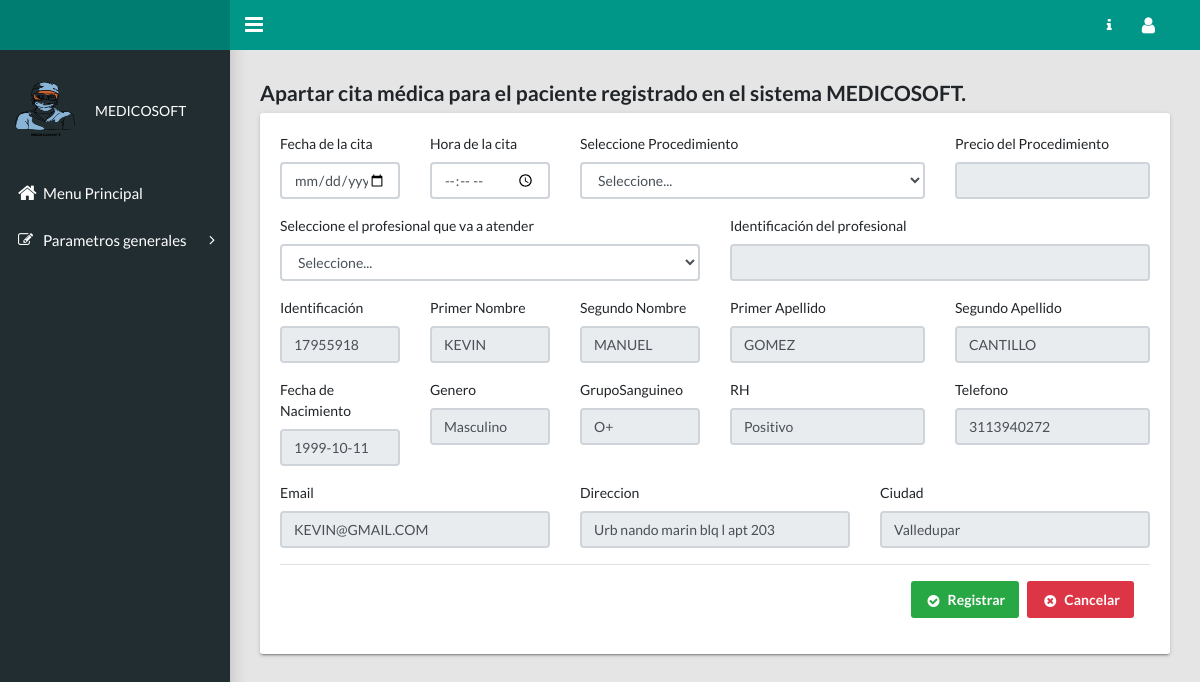
Screenshot of /crear-agenda.php?Identificacion=17955918 with the database file from the repository.
### tables this page shows
CREATE TABLE `paciente` (
  `Identificacion` varchar(12) NOT NULL,
  `PrimerNombre` varchar(30) DEFAULT NULL,
  `SegundoNombre` varchar(30) DEFAULT NULL,
  `PrimerApellido` varchar(30) DEFAULT NULL,
  `SegundoApellido` varchar(30) DEFAULT NULL,
  `FechaNacimiento` date DEFAULT NULL,
  `Genero` enum('Masculino','Femenino') DEFAULT NULL,
  `Telefono` varchar(10) DEFAULT NULL,
  `Email` varchar(50) DEFAULT NULL,
  `Direccion` varchar(100) DEFAULT NULL,
  `Ciudad` varchar(50) DEFAULT NULL,
  `Eps` varchar(50) DEFAULT NULL,
  `Pais` varchar(50) DEFAULT NULL,
  `GrupoSanguineo` enum('A+','A-','B+','B-','AB+','AB-','O+','O-') DEFAULT NULL,
  `RH` enum('Positivo','Negativo') DEFAULT NULL,
  `FechaRegistro` timestamp NOT NULL DEFAULT current_timestamp() ON UPDATE current_timestamp()
);

### crear-agenda.php (the view, shortened to what this page needs)
<?php
require "conexion.php";
$Usuario = $_SESSION['Usuario'];
$PrimerNombre = '';
$SegundoNombre = '';
$PrimerApellido = '';
$SegundoApellido = '';
$FechaNacimiento = '';
$Genero = '';
$Telefono = '';
$Email = '';
$Direccion = '';
$Ciudad = '';
$GrupoSanguineo = '';
$RH = '';
if (isset($_GET['Identificacion']))
{
  $Identificacion = $_GET['Identificacion'];
  $query = "SELECT * FROM paciente WHERE Identificacion='$Identificacion'";
  $result = mysqli_query($mysqli, $query);
  if (mysqli_num_rows($result) == 1)
  {
    $row = mysqli_fetch_array($result);
    $PrimerNombre = $row['PrimerNombre'];
    $SegundoNombre = $row['SegundoNombre'];
    $PrimerApellido = $row['PrimerApellido'];
    $SegundoApellido = $row['SegundoApellido'];
    $FechaNacimiento = $row['FechaNacimiento'];
    $Genero = $row['Genero'];
    $Telefono = $row['Telefono'];
    $Email = $row['Email'];
    $Direccion = $row['Direccion'];
    $Ciudad = $row['Ciudad'];
    $GrupoSanguineo = $row['GrupoSanguineo'];
    $RH = $row['RH'];
}
}
?>
<!DOCTYPE html>
<html lang="en">
<head>
    <link rel="stylesheet" type="text/css" href="css/main.css">
    <link rel="stylesheet" type="text/css"
    href="https://maxcdn.bootstrapcdn.com/font-awesome/4.7.0/css/font-awesome.min.css">
    <link rel="stylesheet" type="text/css" href="assets/datatables/datatables.min.css" />
    <link rel="stylesheet" type="text/css"
    href="assets/datatables/DataTables-1.10.18/css/dataTables.bootstrap4.min.css">
</head>
<body class="app sidebar-mini">
    <header class="app-header"><a class="app-header__logo" href=""></a>
        <a class="app-sidebar__toggle" href="#" data-toggle="sidebar"
        aria-label="Hide Sidebar"></a>
        <ul class="app-nav">
            <li class="dropdown"><a class="app-nav__item" href="#" data-toggle="dropdown"
                aria-label="Open Profile Menu"><i class="fa fa fa-info"></i></a>
            </li>
            <li class="dropdown"><a class="app-nav__item" href="#" data-toggle="dropdown"
                aria-label="Open Profile Menu"><i class="fa fa-user fa-lg"></i></a>
            </li>
        </ul>
    </header>
        <?php if ($Usuario != "Especialista") { ?>
            <aside class="app-sidebar">
                <div class="app-sidebar__user"><img class="app-sidebar__user-avatar"
                    src="images/logo.png" width="70" height="60" alt="User Image">
                    <div>
                        <p class="app-sidebar__user-designation">MEDICOSOFT</p>
                    </div>
                </div>
                <ul class="app-menu">
                    <li><a class="app-menu__item" href="principal.php"><i class="app-menu__icon fa fa-home fa-lg"></i><span
                        class="app-menu__label">Menu Principal</span></a></li>
                        <li class="treeview"><a class="app-menu__item" href="#" data-toggle="treeview"><i
                            class="app-menu__icon fa fa-edit"></i><span class="app-menu__label">Parametros generales</span><i class="treeview-indicator fa fa-angle-right"></i></a>
                        </li>
                    </ul>
                </aside>
            <?php } ?>
            <main class="app-content">
                <div>
                    <h4>Apartar cita médica para el paciente registrado en el sistema MEDICOSOFT.</h4>
                </div>
                <div class="row">
                    <div class="col-md-12">
                        <div class="tile">
                            <div class="row">
                                <div class="col-lg-12">
                                    <form id="employeeForm" action="insertacita.php" method="POST">
                                        <div class="row">
                                          <div class="col-lg-2">
                                            <div class="form-group">
                                              <label class="control-label">Fecha de la cita</label>
                                              <input class="form-control" type="date" name="FechaCita"
                                              placeholder="*Ingrese Fecha de la cita" required="required">
                                          </div>
                                      </div>
                                      <div class="col-lg-2">
                                        <div class="form-group">
                                            <label class="control-label">Hora de la cita</label>
                                            <input class="form-control" type="time" name="HoraCita"
                                            placeholder="*Seleccione la hora de la cita" required="required">
                                        </div>
                                    </div>
                                    <div class="col-lg-5">
                                        <div class="form-group">
                                            <label class="control-label">Seleccione Procedimiento</label>
                                            <select id="procedimiento" class="form-control" name="NombreProcedimiento" onchange="actualizarPrecio()">
                                                <option value="">Seleccione...</option>
                                            </select>
                                        </div>
                                    </div>
                                    <div class="col-lg-3">
                                        <div class="form-group">
                                            <label class="control-label">Precio del Procedimiento</label>
                                            <input id="precioProcedimiento" class="form-control" type="text" name="PrecioProcedimiento" readonly>
                                        </div>
                                    </div>
                                    <div class="col-lg-6">
                                        <div class="form-group">
                                            <label class="control-label">Seleccione el profesional que va a atender</label>
                                            <select id="usuario" class="form-control" name="NombreProfesional" onchange="actualizarIdentificacion()">
                                                <option value="">Seleccione...</option>
                                            </select>
                                        </div>
                                    </div>
                                    <div class="col-lg-6">
                                        <div class="form-group">
                                            <label class="control-label">Identificación del profesional</label>
                                            <input id="identificacionUsuario" class="form-control" type="text" name="IdentificacionProfesional" readonly>
                                        </div>
                                    </div>
                                    <div class="col-lg-2">
                                        <div class="form-group">
                                          <label class="control-label">Identificación</label>
                                          <input type="text" class="form-control" name="Identificacion"
                                          value="<?php echo $Identificacion; ?>" readonly minlength="6" maxlength="11"
                                          pattern="[0-9]{1,12}" title="Solamente se admiten números"
                                          required="required">
                                      </div>
                                  </div>
                                  <div class="col-lg-2">
                                    <div class="form-group">
                                      <label class="control-label">Primer Nombre</label>
                                      <input type="text" class="form-control" name="PrimerNombre"
                                      value="<?php echo $PrimerNombre; ?>" readonly minlength="2" maxlength="30"
                                      required="required">
                                  </div>
                              </div>
                              <div class="col-lg-2">
                                <div class="form-group">
                                  <label class="control-label">Segundo Nombre</label>
                                  <input type="text" class="form-control" name="SegundoNombre"
                                  required="required" minlength="3" maxlength="35" title="Campo de solo lectura" value="<?php echo $SegundoNombre; ?> "readonly>
                              </div>
                          </div>
                          <div class="col-lg-3">
                            <div class="form-group">
                              <label class="control-label">Primer Apellido</label>
                              <input type="text" class="form-control" name="PrimerApellido"
                              required="required" minlength="3" maxlength="35" title="Campo de solo lectura" value="<?php echo $PrimerApellido; ?> "readonly>
                          </div>
                      </div>
                      <div class="col-lg-3">
                        <div class="form-group">
                          <label class="control-label">Segundo Apellido</label>
                          <input type="text" class="form-control" name="SegundoApellido"
                          required="required" minlength="3" maxlength="150" title="Campo de solo lectura" value="<?php echo $SegundoApellido; ?> "readonly>
                      </div>
                  </div>
              </div>
              <div class="row">
                  <div class="col-lg-2">
                    <div class="form-group">
                      <label class="control-label">Fecha de Nacimiento</label>
                      <input type="text" class="form-control" name="FechaNacimiento"
                      required="required" minlength="3" maxlength="150" title="Campo de solo lectura" value="<?php echo $FechaNacimiento; ?> "readonly>
                  </div>
              </div>
              <div class="col-lg-2">
                <div class="form-group">
                  <label class="control-label">Genero</label>
                  <input type="text" class="form-control" name="Genero"
                  required="required" minlength="2" maxlength="35" title="Campo de solo lectura" value="<?php echo $Genero; ?> "readonly>
              </div>
          </div>
          <div class="col-lg-2">
            <div class="form-group">
              <label class="control-label">GrupoSanguineo</label>
              <input type="text" class="form-control" name="GrupoSanguineo"
              minlength="3" maxlength="35" title="Campo de solo lectura" value="<?php echo $GrupoSanguineo; ?> "readonly>
          </div>
      </div>
      <div class="col-lg-3">
        <div class="form-group">
          <label class="control-label">RH</label>
          <input type="text" class="form-control" name="RH"
          minlength="3" maxlength="250" title="Campo de solo lectura" value="<?php echo $RH; ?> "readonly>
      </div>
  </div>
  <div class="col-lg-3">
    <div class="form-group">
      <label class="control-label">Telefono</label>
      <input type="text" class="form-control" name="Telefono"
      required="required" minlength="3" maxlength="35" title="Campo de solo lectura" value="<?php echo $Telefono; ?> "readonly>
  </div>
</div>
<div class="col-lg-4">
    <div class="form-group">
      <label class="control-label">Email</label>
      <input type="text" class="form-control" name="Email"
      minlength="3" maxlength="35" title="Campo de solo lectura" value="<?php echo $Email; ?> "readonly>
  </div>
</div>
<div class="col-lg-4">
    <div class="form-group">
      <label class="control-label">Direccion</label>
      <input type="text" class="form-control" name="Direccion"
      minlength="3" maxlength="250" title="Campo de solo lectura" value="<?php echo $Direccion; ?> "readonly>
  </div>
</div>
<div class="col-lg-4">
    <div class="form-group">
      <label class="control-label">Ciudad</label>
      <input type="text" class="form-control" name="Ciudad"
      minlength="3" maxlength="250" title="Campo de solo lectura" value="<?php echo $Ciudad; ?> "readonly>
  </div>
</div>
</div>
<div class="modal-footer">
  <button type="submit" name="insertacita" class="btn btn-success"><i
    class="fa fa-fw fa-lg fa-check-circle"></i>Registrar</button>
    <button type="button" id="btnLimpiar" class="btn btn-danger"><i
      class="fa fa-fw fa-lg fa-times-circle"></i>Cancelar</button>
  </div>
</form>
</div>
</div>
</div>
</div>
</div>
</main>
</body>
</html>

### rows the page displays
paciente: PrimerNombre "KEVIN", SegundoNombre "MANUEL", PrimerApellido "GOMEZ", SegundoApellido "CANTILLO", FechaNacimiento "1999-10-11", Genero "Masculino", GrupoSanguineo "O+", RH "Positivo", Telefono "3113940272", Email "KEVIN@GMAIL.COM", Direccion "Urb nando marin blq l apt 203", Ciudad "Valledupar"
